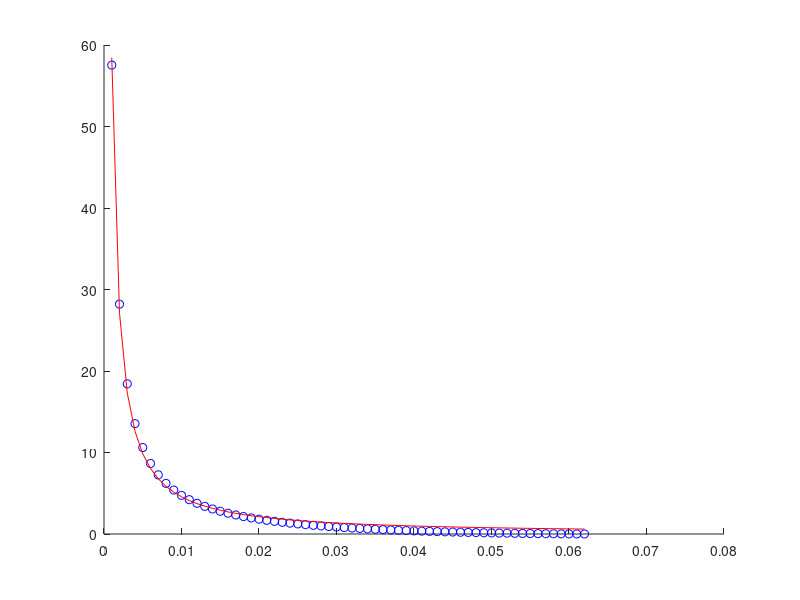

Source code (MATLAB):
clear all
format long

%% load the data at node 3
load('Noise_BH_Node_3.mat')

Node = 3;
Ydata = BH(1:62,Node)';
Xdata = Noise(1,1:62);

%% Power-law fit function
Fun = @(par,X) par(1)*X.^(par(2));

%% Initial parameter values for the fitting
Ini_par = [1,1];

%% Estimated parameter values by least square curve fit
PAR = lsqcurvefit(Fun, Ini_par, Xdata, Ydata);

%% Plot the points and the curve
hold on
for j=1:length(Xdata)
    YFit(j) = Fun(PAR,Xdata(j));
    plot(Xdata(j),Ydata(j),'ob')
end
plot(Xdata,YFit,'-r')

SStot = sum((Ydata-mean(Ydata)).^2);                            % Total Sum-Of-Squares
SSres = sum((Ydata(:)-YFit(:)).^2);                         % Residual Sum-Of-Squares
Rsq = 1-SSres/SStot;  

